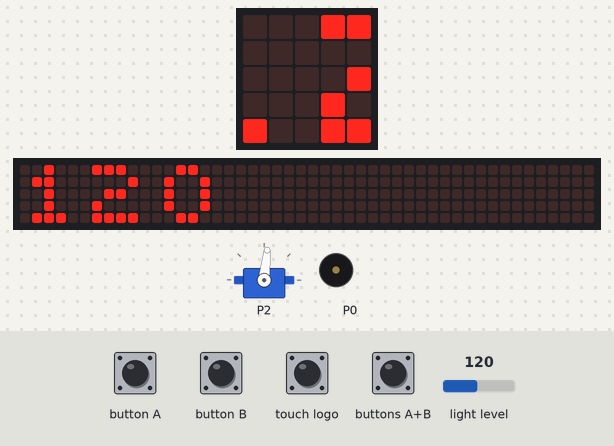
Bench run of a program on a simulated BBC micro:bit (MakeCode). Shown: servo, the board's 5×5 LED display, a strip that is not on the board, showing the scrolling text unrolled, buzzer (waves = sounding). Inputs (shaded band) come from the test bench; at power-on: light level 120. The 48×5 strip is a reading aid, not a part: it shows the text the display is scrolling, unrolled, one strip-width of it at a time.

Above: at 1.27 s.
1.3 s: button A pressed for 0.15 s
2.0 s: button B pressed for 0.15 s
2.7 s: touch logo pressed for 0.15 s
At 3.37 s:
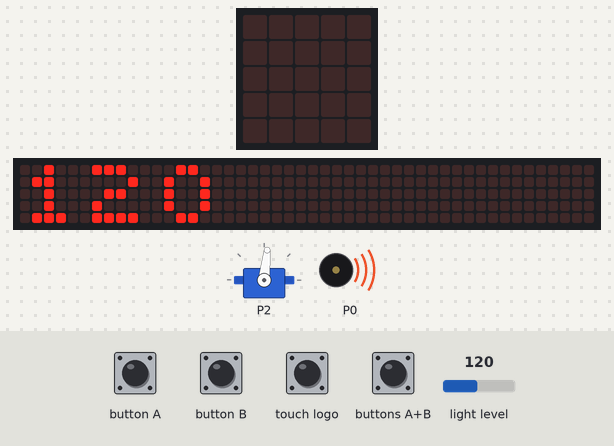
3.4 s: light level set to 5
At 3.9 s:
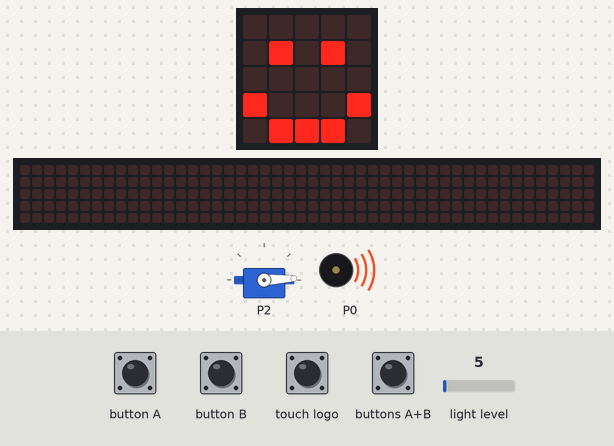
At 4.7 s:
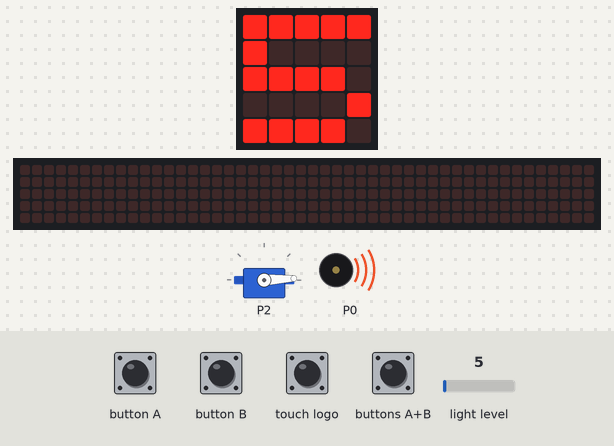
6.3 s: buttons A+B pressed for 0.15 s
7.0 s: light level set to 64
At 13.4 s:
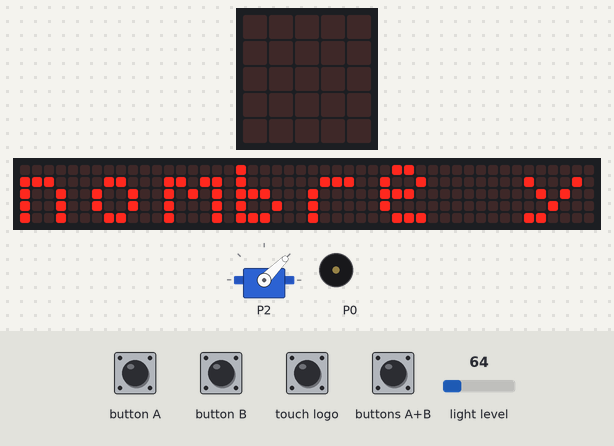
Timing chart, 0 to 14.9 s (numbered marks = the images above; inputs shaded):
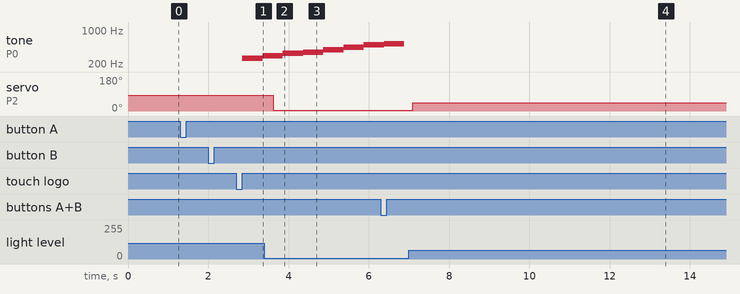

The program:

main.ts
```typescript
input.onLogoEvent(TouchButtonEvent.Pressed, function () {
    music.playMelody("C D E F G A B C5 ", 120)
})
input.onButtonPressed(Button.A, function () {
    basic.showIcon(IconNames.Happy)
})
input.onButtonPressed(Button.AB, function () {
    basic.showString("nombre y apellidos")
})
input.onButtonPressed(Button.B, function () {
    basic.showIcon(IconNames.Sad)
})
basic.forever(function () {
    pins.servoWritePin(AnalogPin.P2, pins.map(
    input.lightLevel(),
    0,
    255,
    0,
    180
    ))
    basic.showNumber(input.lightLevel())
})
```

test.ts
```typescript
// aquí va el archivo "tests"; esto no se compilará cuando este paquete se utilice como una extensión.
```

Measured:
- after the input at 2.7 s, tone on P0: silent → 262 Hz after 0.15 s, → 294 Hz 0.51 s later
- after the input at 3.4 s, servo on P2: 84° → 3° after 0.22 s
- after the input at 7.0 s, servo on P2: 3° → 45° after 0.09 s
- what the display in image 2 shows lasts 0.6 s, from 3.6 s to 4.2 s
- what the display in image 3 shows lasts 0.8 s, from 4.2 s to 5.0 s
